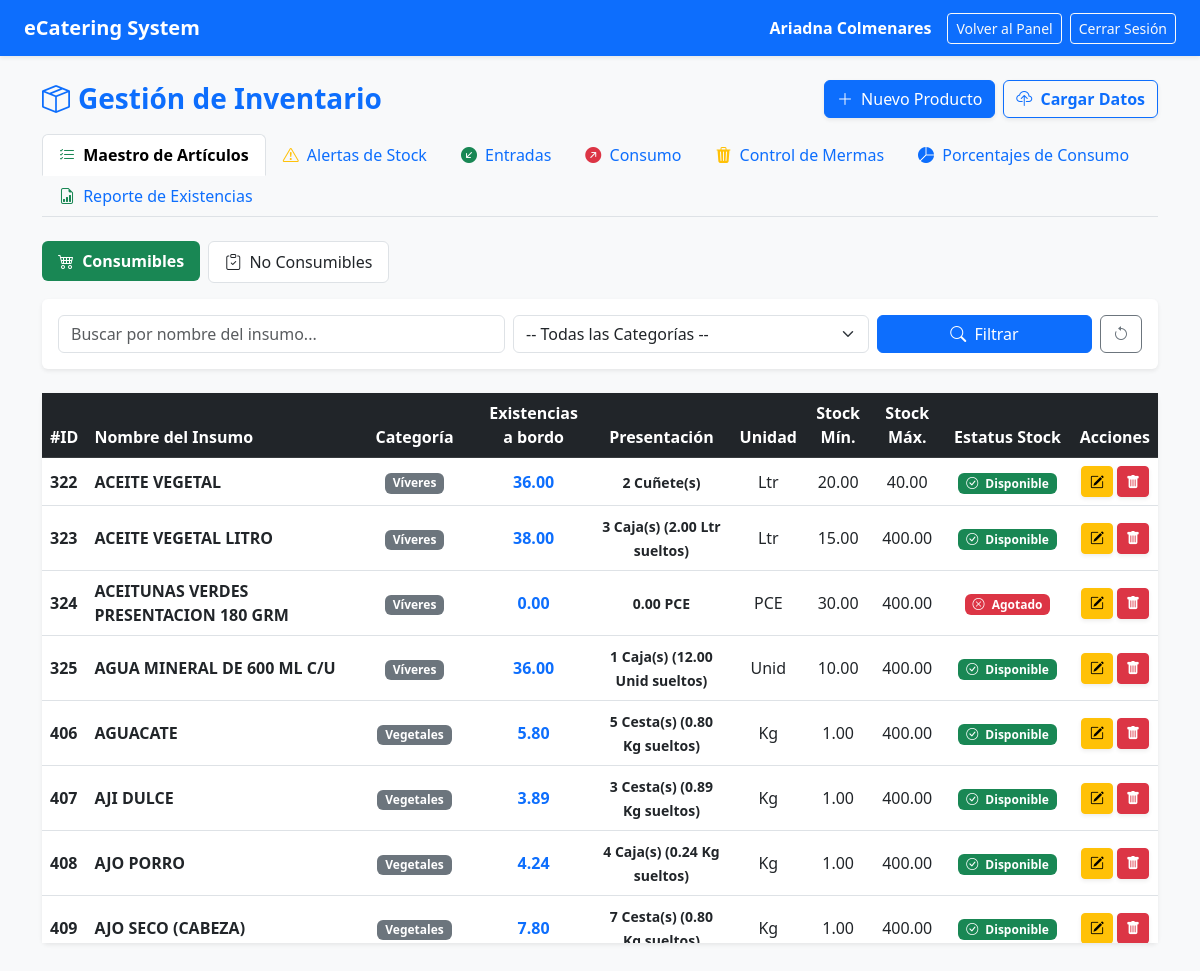
The app's page /inventario.php (signed in) with its own data.
### tables this page shows
CREATE TABLE `inventario` (
  `id_producto` int(11) NOT NULL,
  `codigo_sku` varchar(30) DEFAULT NULL,
  `nombre_insumo` varchar(150) NOT NULL,
  `tipo_rubro` varchar(50) NOT NULL DEFAULT 'Consumible',
  `categoria` varchar(50) DEFAULT NULL,
  `cantidad` decimal(10,2) NOT NULL DEFAULT 0.00,
  `unidad_medida` varchar(20) NOT NULL,
  `unidad_empaque` varchar(50) DEFAULT 'Caja/Saco',
  `contenido_por_empaque` decimal(10,2) DEFAULT 1.00,
  `stock_minimo` decimal(10,2) DEFAULT 5.00,
  `stock_maximo` decimal(10,2) DEFAULT 0.00,
  `estado` varchar(50) NOT NULL DEFAULT 'Disponible',
  `id_usuario` int(11) NOT NULL DEFAULT 1
);

### inventario.php (the view, shortened to what this page needs)
<?php
require_once "config/conexion.php";
function calcularEstado($cantidad, $stock_minimo, $stock_maximo = 0) {
    $cantidad = floatval($cantidad);
    $stock_minimo = floatval($stock_minimo);
    $stock_maximo = floatval($stock_maximo);
    if ($cantidad <= 0) {
        return 'Agotado';
    } elseif ($cantidad <= $stock_minimo) {
        return 'Por Agotarse';
    } elseif ($stock_maximo > 0 && $cantidad > $stock_maximo) {
        return 'Sobreabastecido';
    } else {
        return 'Disponible';
    }
}
function obtenerPresentacion($cantidad, $unidad_base, $empaque, $contenido_empaque) {
    $contenido_empaque = floatval($contenido_empaque);
    if ($contenido_empaque > 0) {
        $empaques_completos = floor($cantidad / $contenido_empaque);
        $resto = $cantidad - ($empaques_completos * $contenido_empaque);
        if ($empaques_completos > 0) {
            $txt_resto = ($resto > 0) ? " (" . number_format($resto, 2) . " $unidad_base sueltos)" : "";
            return "<strong>$empaques_completos $empaque(s)</strong>$txt_resto";
        }
    }
    return number_format($cantidad, 2) . " " . $unidad_base;
}
$seccion = $_GET['sec'] ?? 'maestro';
$tipo_rubro_filtro = $_GET['tipo_rubro'] ?? 'Consumible';
$res_inv = null;
$res_estatus = $conexion->query("SELECT id_producto, cantidad, stock_minimo, stock_maximo FROM inventario");
if ($res_estatus) {
    while ($prod = $res_estatus->fetch_assoc()) {
        $stk_max = isset($prod['stock_maximo']) ? $prod['stock_maximo'] : 0;
        $nuevo_estado = calcularEstado($prod['cantidad'], $prod['stock_minimo'], $stk_max);
        $conexion->query("UPDATE inventario SET estado = '$nuevo_estado' WHERE id_producto = " . $prod['id_producto']);
    }
}
$buscar = $_GET['buscar'] ?? '';
if ($seccion == 'maestro') {
    $donde = "WHERE tipo_rubro = '$tipo_rubro_filtro'";
    $res_inv = $conexion->query("SELECT * FROM inventario $donde ORDER BY nombre_insumo ASC");
} elseif ($seccion == 'reporte') {
    $res_inv = $conexion->query("SELECT * FROM inventario ORDER BY tipo_rubro DESC, categoria DESC, nombre_insumo ASC");
} elseif ($seccion == 'resumen') {
    $res_inv = $conexion->query("SELECT * FROM inventario WHERE cantidad <= stock_minimo OR (stock_maximo > 0 AND cantidad > stock_maximo) ORDER BY cantidad ASC");
}
?>
<!DOCTYPE html>
<html lang="es">
<head>
    <link href="https://cdn.jsdelivr.net/npm/bootstrap@5.3.0/dist/css/bootstrap.min.css" rel="stylesheet">
    <link rel="stylesheet" href="https://cdn.jsdelivr.net/npm/bootstrap-icons@1.11.0/font/bootstrap-icons.css">
</head>
<body class="bg-light">
    <nav class="navbar navbar-expand-lg navbar-dark bg-primary px-4 shadow-sm">
        <a class="navbar-brand fw-bold" href="dashboard.php">eCatering System</a>
        <div class="ms-auto d-flex align-items-center text-white">
            <span class="me-3"><strong><?php echo $_SESSION['nombre']; ?></strong></span>
            <a href="dashboard.php" class="btn btn-outline-light btn-sm me-2">Volver al Panel</a>
            <a href="logout.php" class="btn btn-outline-light btn-sm">Cerrar Sesión</a>
        </div>
    </nav>
    <div class="container my-4">
        <div class="d-flex justify-content-between align-items-center mb-3">
            <h3 class="fw-bold text-primary mb-0"><i class="bi bi-box-seam me-2"></i>Gestión de Inventario</h3>
            <div class="d-flex gap-2">
                <button class="btn btn-primary shadow-sm" data-bs-toggle="modal" data-bs-target="#modalNuevoInsumo">
                    <i class="bi bi-plus-lg me-1"></i> Nuevo Producto
                </button>
                <a href="carga_masiva.php" class="btn btn-outline-primary fw-bold shadow-sm">
                    <i class="bi bi-cloud-upload me-1"></i> Cargar Datos
                </a>
            </div>
        </div>
        <ul class="nav nav-tabs mb-4">
            <li class="nav-item">
                <a class="nav-link <?php echo ($seccion == 'maestro') ? 'active fw-bold' : ''; ?>" href="inventario.php?sec=maestro">
                    <i class="bi bi-list-check text-success me-1"></i> Maestro de Artículos
                </a>
            </li>
            <li class="nav-item">
                <a class="nav-link <?php echo ($seccion == 'resumen') ? 'active fw-bold' : ''; ?>" href="inventario.php?sec=resumen">
                    <i class="bi bi-exclamation-triangle text-warning me-1"></i> Alertas de Stock
                </a>
            </li>
            <li class="nav-item">
                <a class="nav-link <?php echo ($seccion == 'entradas') ? 'active fw-bold' : ''; ?>" href="inventario.php?sec=entradas">
                    <i class="bi bi-arrow-down-left-circle-fill text-success me-1"></i> Entradas
                </a>
            </li>
            <li class="nav-item">
                <a class="nav-link <?php echo ($seccion == 'salidas') ? 'active fw-bold' : ''; ?>" href="inventario.php?sec=salidas">
                    <i class="bi bi-arrow-up-right-circle-fill text-danger me-1"></i> Consumo
                </a>
            </li>
            <li class="nav-item">
                <a class="nav-link <?php echo ($seccion == 'mermas') ? 'active fw-bold' : ''; ?>" href="inventario.php?sec=mermas">
                    <i class="bi bi-trash3-fill text-warning me-1"></i> Control de Mermas
                </a>
            </li>
            <li class="nav-item">
                <a class="nav-link <?php echo ($seccion == 'estadisticas') ? 'active fw-bold' : ''; ?>" href="inventario.php?sec=estadisticas">
                    <i class="bi bi-pie-chart-fill text-primary me-1"></i> Porcentajes de Consumo
                </a>
            </li>
            <li class="nav-item">
                <a class="nav-link <?php echo ($seccion == 'reporte') ? 'active fw-bold' : ''; ?>" href="inventario.php?sec=reporte">
                    <i class="bi bi-file-earmark-bar-graph text-success me-1"></i> Reporte de Existencias
                </a>
            </li>
        </ul>
        <?php if ($seccion == 'maestro'): ?>
            <ul class="nav nav-pills mb-3">
                <li class="nav-item me-2">
                    <a class="nav-link <?php echo ($tipo_rubro_filtro == 'Consumible') ? 'active fw-bold bg-success text-white' : 'bg-white text-dark border'; ?>"
                       href="inventario.php?sec=maestro&tipo_rubro=Consumible">
                        <i class="bi bi-cart4 me-1"></i> Consumibles
                    </a>
                </li>
                <li class="nav-item">
                    <a class="nav-link <?php echo ($tipo_rubro_filtro == 'No Consumible') ? 'active fw-bold bg-primary text-white' : 'bg-white text-dark border'; ?>"
                       href="inventario.php?sec=maestro&tipo_rubro=No%20Consumible">
                        <i class="bi bi-clipboard-check me-1"></i> No Consumibles
                    </a>
                </li>
            </ul>
            <div class="card border-0 shadow-sm mb-4">
                <div class="card-body">
                    <form method="GET" action="inventario.php" class="row g-2 align-items-center">
                        <div class="col-md-5">
                            <input type="text" name="buscar" class="form-control" placeholder="Buscar por nombre del insumo..." value="<?php echo htmlspecialchars($buscar); ?>">
                        </div>
                        <div class="col-md-4">
                            <select name="categoria" class="form-select">
                                <option value="">-- Todas las Categorías --</option>
                            </select>
                        </div>
                        <div class="col-md-3 d-flex gap-2">
                            <button type="submit" class="btn btn-primary w-100"><i class="bi bi-search me-1"></i> Filtrar</button>
                            <a href="inventario.php?sec=maestro&tipo_rubro=<?php echo $tipo_rubro_filtro; ?>" class="btn btn-outline-secondary" title="Limpiar Filtros"><i class="bi bi-arrow-counterclockwise"></i></a>
                        </div>
                    </form>
                </div>
            </div>
            <div class="card border-0 shadow-sm">
                <div class="card-body p-0">
                    <div class="table-responsive" style="max-height: 550px; overflow-y: auto;">
                        <table class="table table-hover align-middle mb-0">
                            <thead class="table-dark sticky-top">
                                <tr>
                                    <th>#ID</th>
                                    <th>Nombre del Insumo</th>
                                    <th class="text-center">Categoría</th>
                                    <th class="text-center">Existencias a bordo</th>
                                    <th class="text-center">Presentación</th>
                                    <th class="text-center">Unidad</th>
                                    <th class="text-center">Stock Mín.</th>
                                    <th class="text-center">Stock Máx.</th>
                                    <th class="text-center">Estatus Stock</th>
                                    <th class="text-center">Acciones</th>
                                </tr>
                            </thead>
                            <tbody>
                                <?php if ($res_inv && $res_inv->num_rows > 0): ?>
                                    <?php while ($row = $res_inv->fetch_assoc()): ?>
                                        <tr>
                                            <td><strong><?php echo $row['id_producto']; ?></strong></td>
                                            <td class="fw-bold"><?php echo htmlspecialchars($row['nombre_insumo']); ?></td>
                                            <td class="text-center"><span class="badge bg-secondary"><?php echo htmlspecialchars($row['categoria']); ?></span></td>
                                            <td class="text-center fs-6 fw-bold text-primary"><?php echo number_format($row['cantidad'], 2); ?></td>
                                            <td class="text-center"><small class="text-dark fw-semibold"><?php echo obtenerPresentacion($row['cantidad'], $row['unidad_medida'], $row['unidad_empaque'] ?? 'Empaques', $row['contenido_por_empaque'] ?? 1); ?></small></td>
                                            <td class="text-center"><?php echo htmlspecialchars($row['unidad_medida']); ?></td>
                                            <td class="text-center"><?php echo number_format($row['stock_minimo'], 2); ?></td>
                                            <td class="text-center"><?php echo number_format($row['stock_maximo'] ?? 0, 2); ?></td>
                                            <td class="text-center">
                                                <?php if ($row['estado'] === 'Disponible'): ?>
                                                    <span class="badge bg-success"><i class="bi bi-check-circle me-1"></i> Disponible</span>
                                                <?php elseif ($row['estado'] === 'Por Agotarse'): ?>
                                                    <span class="badge bg-warning text-dark"><i class="bi bi-exclamation-triangle me-1"></i> Por Agotarse</span>
                                                <?php elseif ($row['estado'] === 'Sobreabastecido'): ?>
                                                    <span class="badge bg-info text-dark"><i class="bi bi-arrow-up-circle me-1"></i> Sobreabastecido</span>
                                                <?php else: ?>
                                                    <span class="badge bg-danger"><i class="bi bi-x-circle me-1"></i> Agotado</span>
                                                <?php endif; ?>
                                            </td>
                                            <td class="text-center">
                                                <div class="d-flex justify-content-center gap-1">
                                                    <button class="btn btn-warning btn-sm fw-bold shadow-sm"
                                                            data-bs-toggle="modal"
                                                            data-bs-target="#modalEditarInsumo"
                                                            data-id="<?php echo $row['id_producto']; ?>"
                                                            data-nombre="<?php echo htmlspecialchars($row['nombre_insumo']); ?>"
                                                            data-tiporubro="<?php echo htmlspecialchars($row['tipo_rubro'] ?? 'Consumible'); ?>"
                                                            data-categoria="<?php echo htmlspecialchars($row['categoria']); ?>"
                                                            data-cantidad="<?php echo $row['cantidad']; ?>"
                                                            data-unidad="<?php echo htmlspecialchars($row['unidad_medida']); ?>"
                                                            data-empaque="<?php echo htmlspecialchars($row['unidad_empaque'] ?? 'Saco'); ?>"
                                                            data-contenido="<?php echo $row['contenido_por_empaque'] ?? 1; ?>"
                                                            data-stock="<?php echo $row['stock_minimo']; ?>"
                                                            data-stockmax="<?php echo $row['stock_maximo'] ?? 0; ?>">
                                                        <i class="bi bi-pencil-square"></i>
                                                    </button>
                                                    <a href="inventario.php?eliminar=<?php echo $row['id_producto']; ?>"
                                                       class="btn btn-danger btn-sm shadow-sm"
                                                       onclick="return confirm('¿Estás segura de que deseas eliminar este insumo?');"
                                                       title="Eliminar Insumo">
                                                        <i class="bi bi-trash-fill"></i>
                                                    </a>
                                                </div>
                                            </td>
                                        </tr>
                                    <?php endwhile; ?>
                                <?php else: ?>
                                    <tr><td colspan="10" class="text-center text-muted py-4">No hay productos registrados en esta categoría.</td></tr>
                                <?php endif; ?>
                            </tbody>
                        </table>
                    </div>
                </div>
            </div>
        <?php endif; ?>
    </div>
</body>
</html>

### records on screen
inventario: id_producto "322", nombre_insumo "ACEITE VEGETAL", categoria "Víveres", cantidad "36.00", empaques_completos "2", unidad_empaque "Cuñete", unidad_medida "Ltr", stock_minimo "20.00", stock_maximo "40.00", estado "Disponible" (drawn)
inventario: id_producto "323", nombre_insumo "ACEITE VEGETAL LITRO", categoria "Víveres", cantidad "38.00", empaques_completos "3", unidad_empaque "Caja", txt_resto "(2.00 Ltr sueltos)", unidad_medida "Ltr", stock_minimo "15.00", stock_maximo "400.00", estado "Disponible" (drawn)
inventario: id_producto "324", nombre_insumo "ACEITUNAS VERDES PRESENTACION 180 GRM", categoria "Víveres", cantidad "0.00", cantidad+unidad_medida+unidad_empaque "0.00 PCE", unidad_medida "PCE", stock_minimo "30.00", stock_maximo "400.00", estado "Agotado" (drawn)
inventario: id_producto "325", nombre_insumo "AGUA MINERAL DE 600 ML C/U", categoria "Víveres", cantidad "36.00", empaques_completos "1", unidad_empaque "Caja", txt_resto "(12.00 Unid sueltos)", unidad_medida "Unid", stock_minimo "10.00", stock_maximo "400.00", estado "Disponible" (drawn)
inventario: id_producto "406", nombre_insumo "AGUACATE", categoria "Vegetales", cantidad "5.80", empaques_completos "5", unidad_empaque "Cesta", txt_resto "(0.80 Kg sueltos)", unidad_medida "Kg", stock_minimo "1.00", stock_maximo "400.00", estado "Disponible" (drawn)
inventario: id_producto "407", nombre_insumo "AJI DULCE", categoria "Vegetales", cantidad "3.89", empaques_completos "3", unidad_empaque "Cesta", txt_resto "(0.89 Kg sueltos)", unidad_medida "Kg", stock_minimo "1.00", stock_maximo "400.00", estado "Disponible" (drawn)
inventario: id_producto "408", nombre_insumo "AJO PORRO", categoria "Vegetales", cantidad "4.24", empaques_completos "4", unidad_empaque "Caja", txt_resto "(0.24 Kg sueltos)", unidad_medida "Kg", stock_minimo "1.00", stock_maximo "400.00", estado "Disponible" (drawn)
inventario: id_producto "409", nombre_insumo "AJO SECO (CABEZA)", categoria "Vegetales", cantidad "7.80", empaques_completos "7", unidad_empaque "Cesta", txt_resto "(0.80…", unidad_medida "Kg", stock_minimo "1.00", stock_maximo "400.00", estado "Disponible" (drawn)

### other values on screen
$_SESSION['nombre'] "Ariadna Colmenares"
